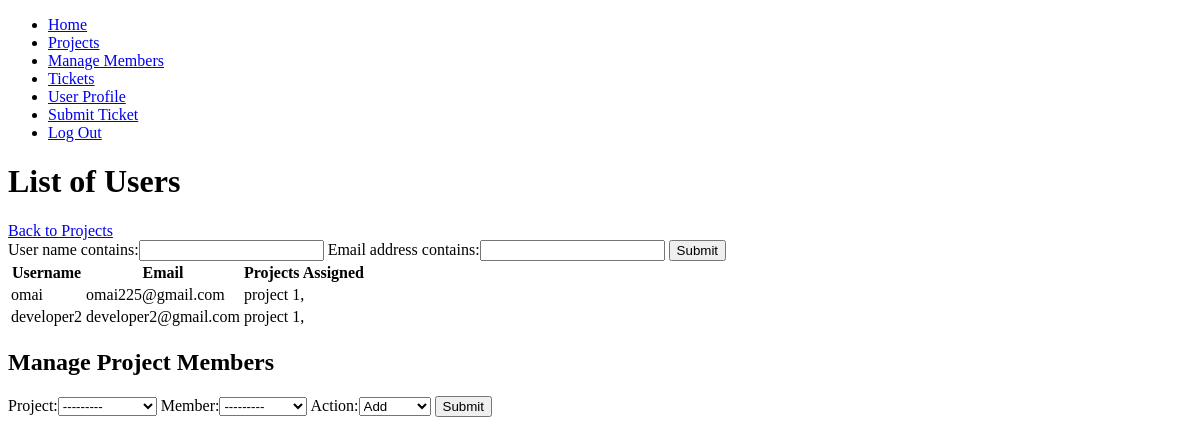
Before: /projects/personnel/ (signed in) with the older database file.
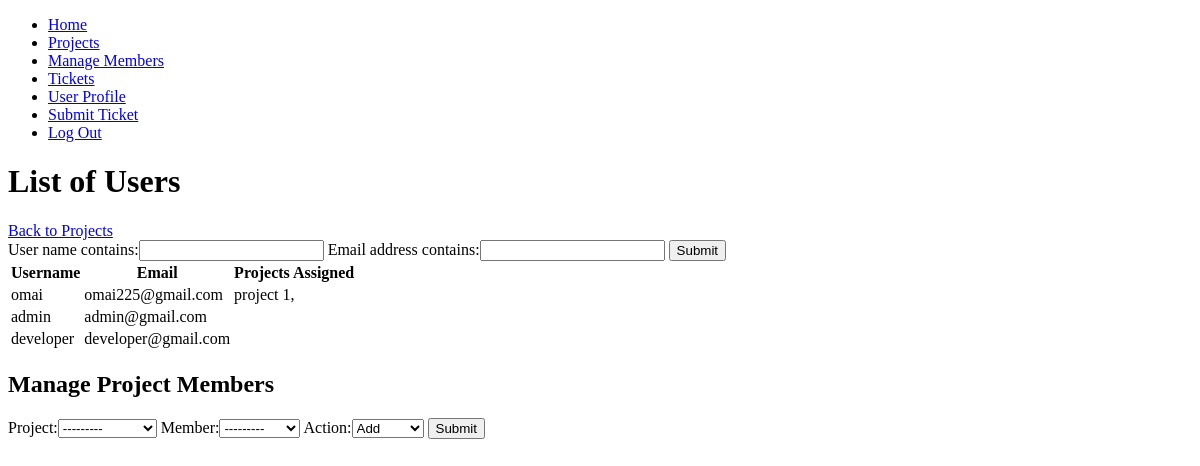
After: the same page with the newer database file.
### authenticate/models.py (models this page shows)
class NewUser(AbstractBaseUser, PermissionsMixin):
	email = models.EmailField(_('email address'), unique=True)
	user_name = models.CharField(max_length=150, unique=True)
	first_name = models.CharField(max_length=150, blank=True)
	start_date = models.DateTimeField(default=timezone.now)
	pfp = models.ImageField(default="pfp1.jpg",null=True,blank=True)
	about = models.TextField(_(
		'about'), max_length=150, blank=True)
	is_staff = models.BooleanField(default=False)
	is_active = models.BooleanField(default=True)
	objects = CustomAccountManager()
	USERNAME_FIELD = "email"
	REQUIRED_FIELDS = ['user_name', 'first_name']
	def __str__(self):
		return self.user_name

### projects/models.py (models this page shows, shortened)
class ProjectMember(models.Model):
	project = models.ForeignKey(Project, on_delete=models.CASCADE,related_name="medium_project")
	member = models.ForeignKey(settings.AUTH_USER_MODEL, on_delete=models.CASCADE, related_name="medium_member")
	class Meta:
		unique_together = ["project","member"]

class Project(models.Model):
	submitter = models.ForeignKey(settings.AUTH_USER_MODEL, on_delete=models.CASCADE , related_name= "projects_created")
	name = models.CharField(max_length=64)
	description = models.CharField(max_length=100)
	class Meta:
		unique_together = ["name", 'submitter']
	def __str__(self):
		return u'{0}'.format(str(self.id) + ": " + self.name)

### authenticate/decorators.py (the view)
		def wrapper_func(request, *args,**kwargs):
			group = None
			if request.user.groups.exists():
				group = request.user.groups.all()[0].name
			if group in allowed_roles:
				return view_func(request,*args,**kwargs)
			else:
				return HttpResponse("You are not authorized to view this page")

### projects/forms.py
class AssignProjectForm(forms.Form):
	actionChoices = (
		('0',u'Add'),
		('1',u'Remove')
		)
	project = forms.ModelChoiceField(queryset= Project.objects.all(), label=None)
	member = forms.ModelChoiceField(queryset= NewUser.objects.filter(groups__name__in=['admin','developer']), label=None)
	action = forms.ChoiceField(required = True, choices= actionChoices)
	class Meta:
		model = ProjectMember
		fields = ['project','member']

### projects/templates/personnel/index.html (shortened to what this page needs)
{% extends "authenticate/layout.html" %}
{% block body %}
	<h1>List of Users</h1>
	<a href="{%url 'projects:index'%}">Back to Projects</a>
	<form method="get">
		{{user_filter.form}}
		<button type="submit">Submit</button>
	</form>
	<div>
		<table>
			<tr>
				<th>Username</th>
				<th>Email</th>
				<th>Projects Assigned</th>
			</tr>
		{% for user in user_list %}
			<tr>
				<td>{{user.user_name}}</td>
				<td>{{user.email}}</td>
				<td>
				{% for instance in user.medium_member.all %}
					{{instance.project.name}},
				{%endfor%}
				</td>
			</tr>
		{%endfor%}
		</table>
	</div>
	<div>
		<h2>Manage Project Members</h2>
		<form method="post" action="{% url 'projects:personnel' %}">
			{{form}}
			<button type="submit">Submit</button>
		</form>
	</div>
{% endblock %}

### authenticate/templates/authenticate/layout.html (shortened to what this page needs)
<!DOCTYPE html>
<html>
<head>
</head>
<body>
	<div>
		<ul>
			<li><a href="{%url 'authenticate:home' %}">Home</a></li>
			<li><a href="{%url 'projects:index' %}">Projects</a></li>
			<li><a href="{%url 'projects:personnel' %}">Manage Members</a></li>
			<li><a href="{%url 'tickets:index' %}">Tickets</a></li>
			<li><a href="{%url 'user_profile:index' %}">User Profile</a></li>
			<li><a href="{%url 'tickets:submit' %}">Submit Ticket</a></li>
			<li><a href="{%url 'authenticate:logout' %}">Log Out</a></li>
		</ul>
	</div>
	{% block body%}
	{%endblock%}
</body>
</html>

Changed rows visible on the page:
removed NewUser: user_name "developer2", email "developer2@gmail.com"
removed ProjectMember: project.name "project 1", shown under "developer2"
added NewUser: user_name "admin", email "admin@gmail.com"
added NewUser: user_name "developer", email "developer@gmail.com"
